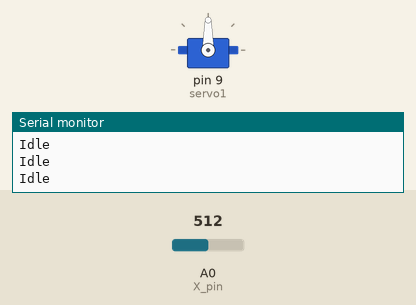
Recording of a sketch running on a simulated Arduino Uno, built with avr-gcc and run on an emulated ATmega328P. Shown: servo, the last lines printed to the serial monitor. Inputs (shaded band) come from the test bench; at power-on: A0 (X_pin) = 512.

Above: at 1.2 s.
1.3 s: A0 (X_pin) set to 315
2.8 s: A0 (X_pin) set to 283
At 3.8 s:
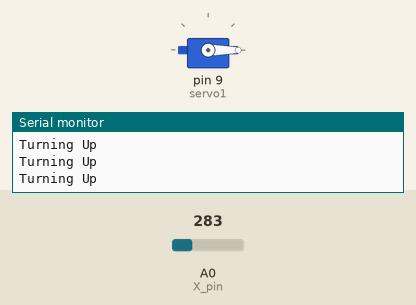
4.3 s: A0 (X_pin) set to 810
At 5.1 s:
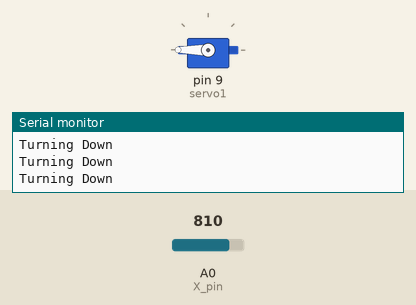
5.8 s: A0 (X_pin) set to 788
At 6.4 s:
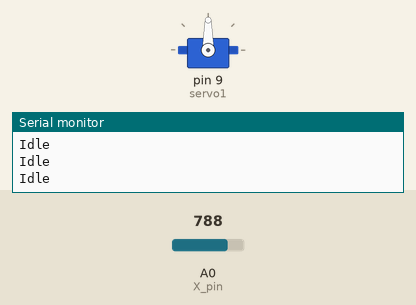
7.3 s: A0 (X_pin) set to 900
At 7.7 s:
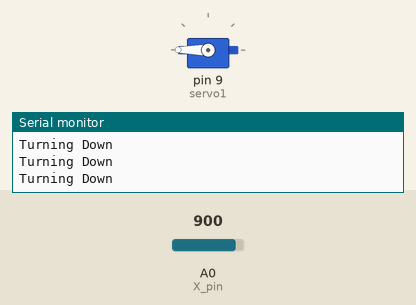
Timing chart, 0 to 9.8 s (numbered marks = the images above; inputs shaded):
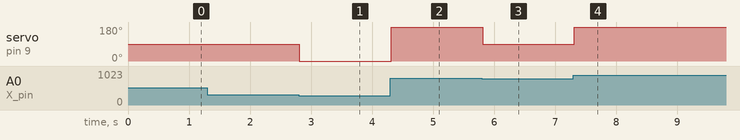

Measured:
- the behaviour switches between 301 and 300 on A0 (X_pin) (found by bisection; images 0 and 1)
- the behaviour switches between 800 and 799 on A0 (X_pin) (found by bisection; images 2 and 3)
- after the input at 2.8 s, servo on pin 9 (servo1): 90° → 0° at once
- after the input at 4.3 s, servo on pin 9 (servo1): 0° → 180° at once
- after the input at 5.8 s, servo on pin 9 (servo1): 180° → 90° at once
- after the input at 7.3 s, servo on pin 9 (servo1): 90° → 180° at once

The sketch:

1Servo_with_Joystick.ino
```cpp
#include <Servo.h>

Servo servo1;

const int X_pin = 0; // analog pin connected to X output

void setup() {
  servo1.attach(9);
  Serial.begin(9600);
}

void loop() {
  int X_pos = analogRead(X_pin);

  if (X_pos >= 800){
    servo1.write(180);
    Serial.println("Turning Down");
  }else if (X_pos <= 300){
    servo1.write(0);
    Serial.println("Turning Up");
  }else{
    servo1.write(90);
    Serial.println("Idle");
  }

  delay(100);
}
```
